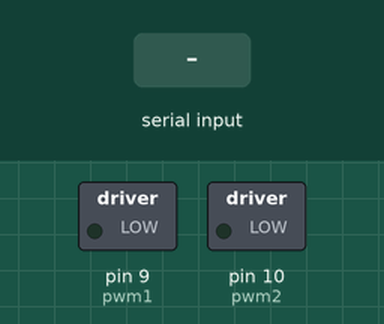
Recording of a sketch running on a simulated Arduino Uno, built with avr-gcc and run on an emulated ATmega328P. Parts: switched loads named in the sketch (green lamp = pin HIGH). The test bench sets the inputs (shaded band). What the sketch prints to the serial monitor is not drawn.

Above: at 1.2 s.
1.3 s: "#" received over the second serial link
At 1.8 s:
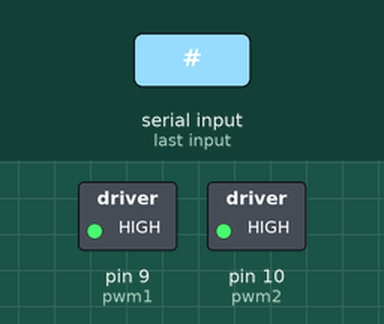
2.8 s: "l" received over the second serial link
At 4.0 s:
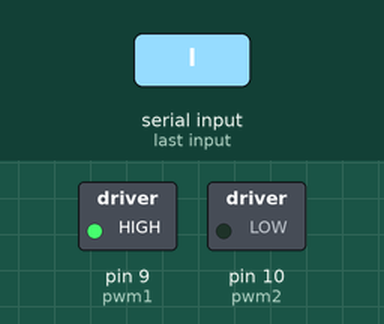
4.3 s: "r" received over the second serial link
At 5.2 s:
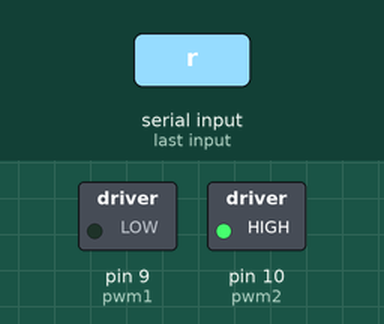
Timing chart, 0 to 7.3 s (numbered marks = the images above; inputs shaded):
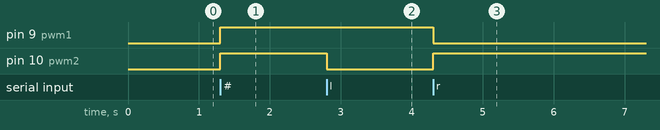

Measured:
- after the input at 1.3 s, pin 9 (pwm1), pin 10 (pwm2): LOW → HIGH at once
- after the input at 2.8 s, pin 10 (pwm2): HIGH → LOW at once
- after the input at 4.3 s, pin 9 (pwm1): HIGH → LOW at once; pin 10 (pwm2): LOW → HIGH at once

The sketch:

test_pwm.ino
```cpp
//основу взял здесь https://create.arduino.cc/projecthub/eliott3005/pwm-and-direction-control-of-a-dc-motor-via-bluetooth-ced466
#include<SoftwareSerial.h>
SoftwareSerial bt_ser(4,5); //connected to RX and TX pins for serial data communication
char c[6];
int i=0,speed_value=0,send_value;

#define pwm1     9   //input 2
#define pwm2    10   //input 1

// const int BTState = 13; //Bluetooth (HC-05) State pin on pin 13of Arduino купить этот модуль


void setup()
{
  Serial.begin(9600);
  bt_ser.begin(9600);
  pinMode(pwm1,   OUTPUT);
  pinMode(pwm2,   OUTPUT);
}

void loop()
{


   while(bt_ser.available())   //when data is transmitted
     {
       if(bt_ser.available()>0)
       {
         c[i] = bt_ser.read();   //reading the string sent from master device
         Serial.print(c[i]);
         i++;
       }

      }

       speed_value = (c[1]-48)*100+(c[2]-48)*10+(c[3]-48)*1;  //interpreting speed from string

       //Stop car when connection lost or bluetooth disconnected
    // if(digitalRead(BTState)==LOW) {c[i-1]=='s';}

            if(c[i-1]=='#')   //прямо
              {analogWrite(pwm1, speed_value-100);  //-100 so that when slider is on "0" speed is 0
              analogWrite(pwm2, speed_value-100);
              i=0;}

            else if(c[i-1]=='l')  //налево
                {analogWrite(pwm1, speed_value-100);
                analogWrite(pwm2, 0);
                i=0;}


          else if(c[i-1]=='r')   //направо
                {analogWrite(pwm1, 0);
                analogWrite(pwm2, speed_value-100);
                i=0;}


          else if(c[i-1]=='s')   //стоп
          {analogWrite(pwm1, 0);
           analogWrite(pwm2, 0);
           i=0;}


}
```
